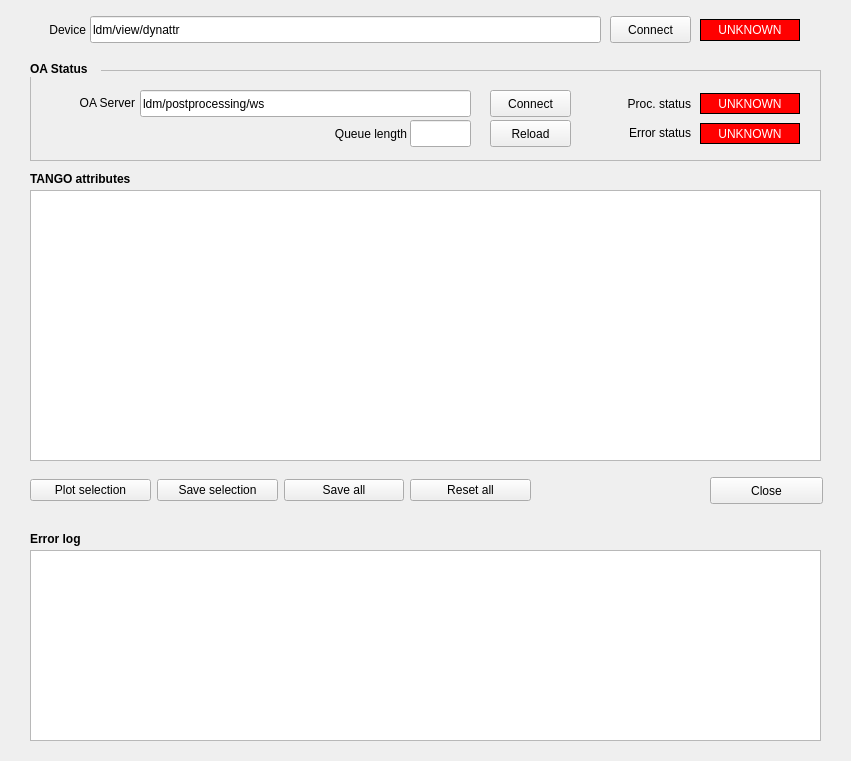
<?xml version="1.0" encoding="UTF-8"?>
<ui version="4.0">
 <class>OAControl</class>
 <widget class="QMainWindow" name="OAControl">
  <property name="geometry">
   <rect>
    <x>0</x>
    <y>0</y>
    <width>851</width>
    <height>761</height>
   </rect>
  </property>
  <property name="minimumSize">
   <size>
    <width>851</width>
    <height>761</height>
   </size>
  </property>
  <property name="maximumSize">
   <size>
    <width>851</width>
    <height>761</height>
   </size>
  </property>
  <property name="windowTitle">
   <string>Online Analysis Control</string>
  </property>
  <property name="windowIcon">
   <iconset resource="OAControl.qrc">
    <normaloff>:/icons/mainIcon</normaloff>:/icons/mainIcon</iconset>
  </property>
  <widget class="QWidget" name="centralwidget">
   <widget class="QTableView" name="tango_list">
    <property name="geometry">
     <rect>
      <x>30</x>
      <y>190</y>
      <width>791</width>
      <height>271</height>
     </rect>
    </property>
   </widget>
   <widget class="QLabel" name="label">
    <property name="geometry">
     <rect>
      <x>30</x>
      <y>170</y>
      <width>131</width>
      <height>17</height>
     </rect>
    </property>
    <property name="font">
     <font>
      <weight>75</weight>
      <bold>true</bold>
     </font>
    </property>
    <property name="text">
     <string>TANGO attributes</string>
    </property>
   </widget>
   <widget class="QLabel" name="label_2">
    <property name="geometry">
     <rect>
      <x>35</x>
      <y>20</y>
      <width>51</width>
      <height>20</height>
     </rect>
    </property>
    <property name="text">
     <string>Device</string>
    </property>
    <property name="alignment">
     <set>Qt::AlignRight|Qt::AlignTrailing|Qt::AlignVCenter</set>
    </property>
   </widget>
   <widget class="QLineEdit" name="tango_device">
    <property name="geometry">
     <rect>
      <x>90</x>
      <y>16</y>
      <width>511</width>
      <height>27</height>
     </rect>
    </property>
    <property name="text">
     <string>ldm/view/dynattr</string>
    </property>
   </widget>
   <widget class="QPushButton" name="connect_button">
    <property name="geometry">
     <rect>
      <x>610</x>
      <y>16</y>
      <width>81</width>
      <height>27</height>
     </rect>
    </property>
    <property name="text">
     <string>Connect</string>
    </property>
   </widget>
   <widget class="QLabel" name="tango_status">
    <property name="geometry">
     <rect>
      <x>700</x>
      <y>19</y>
      <width>100</width>
      <height>22</height>
     </rect>
    </property>
    <property name="styleSheet">
     <string notr="true">border: 1px solid black;
background-color: red;
color: white</string>
    </property>
    <property name="text">
     <string>UNKNOWN</string>
    </property>
    <property name="alignment">
     <set>Qt::AlignCenter</set>
    </property>
   </widget>
   <widget class="QFrame" name="frame">
    <property name="geometry">
     <rect>
      <x>30</x>
      <y>70</y>
      <width>791</width>
      <height>91</height>
     </rect>
    </property>
    <property name="frameShape">
     <enum>QFrame::StyledPanel</enum>
    </property>
    <property name="frameShadow">
     <enum>QFrame::Raised</enum>
    </property>
    <widget class="QLineEdit" name="oa_server">
     <property name="geometry">
      <rect>
       <x>110</x>
       <y>20</y>
       <width>331</width>
       <height>27</height>
      </rect>
     </property>
     <property name="text">
      <string>ldm/postprocessing/ws</string>
     </property>
    </widget>
    <widget class="QLabel" name="label_3">
     <property name="geometry">
      <rect>
       <x>34</x>
       <y>23</y>
       <width>71</width>
       <height>20</height>
      </rect>
     </property>
     <property name="text">
      <string>OA Server</string>
     </property>
     <property name="alignment">
      <set>Qt::AlignRight|Qt::AlignTrailing|Qt::AlignVCenter</set>
     </property>
    </widget>
    <widget class="QLabel" name="oa_status">
     <property name="geometry">
      <rect>
       <x>670</x>
       <y>23</y>
       <width>100</width>
       <height>21</height>
      </rect>
     </property>
     <property name="styleSheet">
      <string notr="true">border: 1px solid black;
background-color: red;
color: white</string>
     </property>
     <property name="text">
      <string>UNKNOWN</string>
     </property>
     <property name="alignment">
      <set>Qt::AlignCenter</set>
     </property>
    </widget>
    <widget class="QPushButton" name="reload_oa_button">
     <property name="geometry">
      <rect>
       <x>460</x>
       <y>50</y>
       <width>81</width>
       <height>27</height>
      </rect>
     </property>
     <property name="text">
      <string>Reload</string>
     </property>
    </widget>
    <widget class="QPushButton" name="connect_oa_button">
     <property name="geometry">
      <rect>
       <x>460</x>
       <y>20</y>
       <width>81</width>
       <height>27</height>
      </rect>
     </property>
     <property name="text">
      <string>Connect</string>
     </property>
    </widget>
    <widget class="QLineEdit" name="oa_queue">
     <property name="geometry">
      <rect>
       <x>380</x>
       <y>50</y>
       <width>61</width>
       <height>27</height>
      </rect>
     </property>
     <property name="text">
      <string/>
     </property>
     <property name="readOnly">
      <bool>true</bool>
     </property>
    </widget>
    <widget class="QLabel" name="label_4">
     <property name="geometry">
      <rect>
       <x>286</x>
       <y>54</y>
       <width>91</width>
       <height>20</height>
      </rect>
     </property>
     <property name="text">
      <string>Queue length</string>
     </property>
     <property name="alignment">
      <set>Qt::AlignRight|Qt::AlignTrailing|Qt::AlignVCenter</set>
     </property>
    </widget>
    <widget class="QLabel" name="oa_error">
     <property name="geometry">
      <rect>
       <x>670</x>
       <y>53</y>
       <width>100</width>
       <height>21</height>
      </rect>
     </property>
     <property name="styleSheet">
      <string notr="true">border: 1px solid black;
background-color: red;
color: white</string>
     </property>
     <property name="text">
      <string>UNKNOWN</string>
     </property>
     <property name="alignment">
      <set>Qt::AlignCenter</set>
     </property>
    </widget>
    <widget class="QLabel" name="label_6">
     <property name="geometry">
      <rect>
       <x>570</x>
       <y>24</y>
       <width>91</width>
       <height>20</height>
      </rect>
     </property>
     <property name="text">
      <string>Proc. status</string>
     </property>
     <property name="alignment">
      <set>Qt::AlignRight|Qt::AlignTrailing|Qt::AlignVCenter</set>
     </property>
    </widget>
    <widget class="QLabel" name="label_7">
     <property name="geometry">
      <rect>
       <x>570</x>
       <y>53</y>
       <width>91</width>
       <height>20</height>
      </rect>
     </property>
     <property name="text">
      <string>Error status</string>
     </property>
     <property name="alignment">
      <set>Qt::AlignRight|Qt::AlignTrailing|Qt::AlignVCenter</set>
     </property>
    </widget>
   </widget>
   <widget class="QLabel" name="label_5">
    <property name="geometry">
     <rect>
      <x>30</x>
      <y>60</y>
      <width>71</width>
      <height>17</height>
     </rect>
    </property>
    <property name="font">
     <font>
      <weight>75</weight>
      <bold>true</bold>
     </font>
    </property>
    <property name="autoFillBackground">
     <bool>true</bool>
    </property>
    <property name="text">
     <string>OA Status</string>
    </property>
   </widget>
   <widget class="QWidget" name="horizontalLayoutWidget">
    <property name="geometry">
     <rect>
      <x>30</x>
      <y>470</y>
      <width>501</width>
      <height>41</height>
     </rect>
    </property>
    <layout class="QHBoxLayout" name="horizontalLayout">
     <item>
      <widget class="QPushButton" name="plot_selection">
       <property name="text">
        <string>Plot selection</string>
       </property>
      </widget>
     </item>
     <item>
      <widget class="QPushButton" name="save_selection">
       <property name="text">
        <string>Save selection</string>
       </property>
      </widget>
     </item>
     <item>
      <widget class="QPushButton" name="saveall_button">
       <property name="text">
        <string>Save all</string>
       </property>
      </widget>
     </item>
     <item>
      <widget class="QPushButton" name="clear_button">
       <property name="text">
        <string>Reset all</string>
       </property>
      </widget>
     </item>
    </layout>
   </widget>
   <widget class="QPushButton" name="exit_button">
    <property name="geometry">
     <rect>
      <x>710</x>
      <y>477</y>
      <width>113</width>
      <height>27</height>
     </rect>
    </property>
    <property name="text">
     <string>Close</string>
    </property>
   </widget>
   <widget class="QLabel" name="label_8">
    <property name="geometry">
     <rect>
      <x>30</x>
      <y>530</y>
      <width>131</width>
      <height>17</height>
     </rect>
    </property>
    <property name="font">
     <font>
      <weight>75</weight>
      <bold>true</bold>
     </font>
    </property>
    <property name="text">
     <string>Error log</string>
    </property>
   </widget>
   <widget class="QListView" name="error_log">
    <property name="geometry">
     <rect>
      <x>30</x>
      <y>550</y>
      <width>791</width>
      <height>191</height>
     </rect>
    </property>
   </widget>
  </widget>
  <action name="action_exit">
   <property name="text">
    <string>Exit</string>
   </property>
  </action>
  <action name="action_reload">
   <property name="text">
    <string>Reload configuration</string>
   </property>
  </action>
 </widget>
 <tabstops>
  <tabstop>tango_device</tabstop>
  <tabstop>connect_button</tabstop>
  <tabstop>oa_server</tabstop>
  <tabstop>connect_oa_button</tabstop>
  <tabstop>oa_queue</tabstop>
  <tabstop>reload_oa_button</tabstop>
  <tabstop>tango_list</tabstop>
  <tabstop>plot_selection</tabstop>
  <tabstop>save_selection</tabstop>
  <tabstop>saveall_button</tabstop>
  <tabstop>clear_button</tabstop>
 </tabstops>
 <resources>
  <include location="OAControl.qrc"/>
 </resources>
 <connections/>
</ui>
